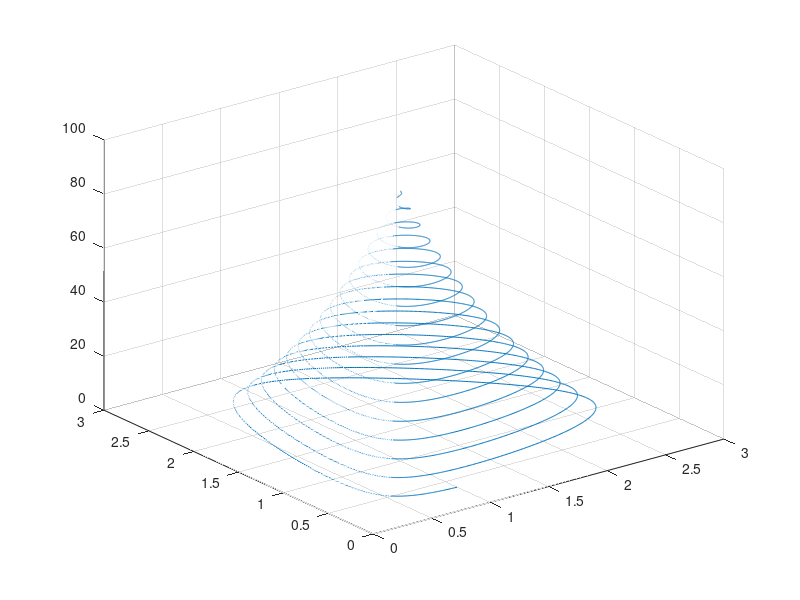
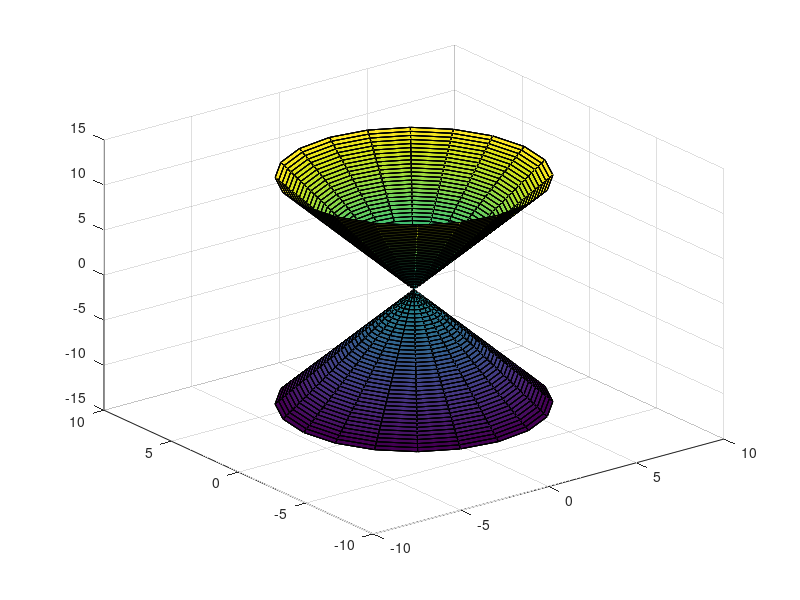
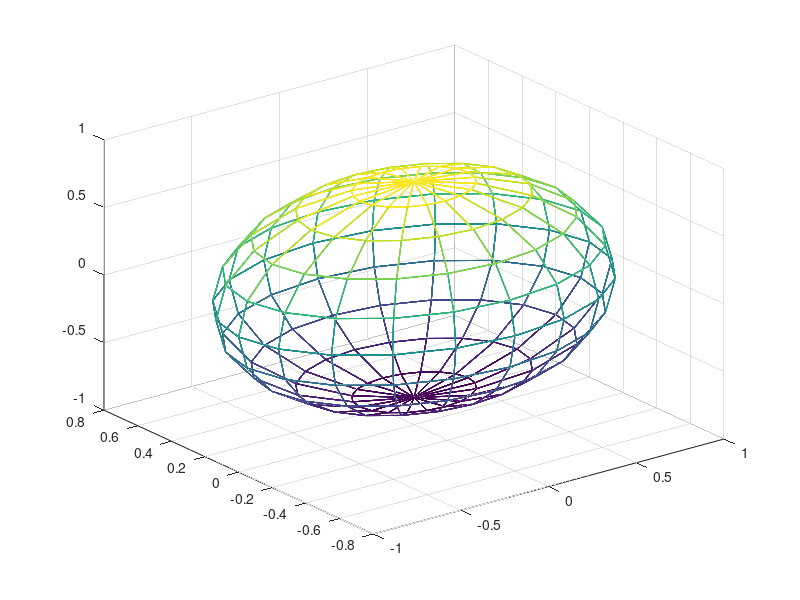
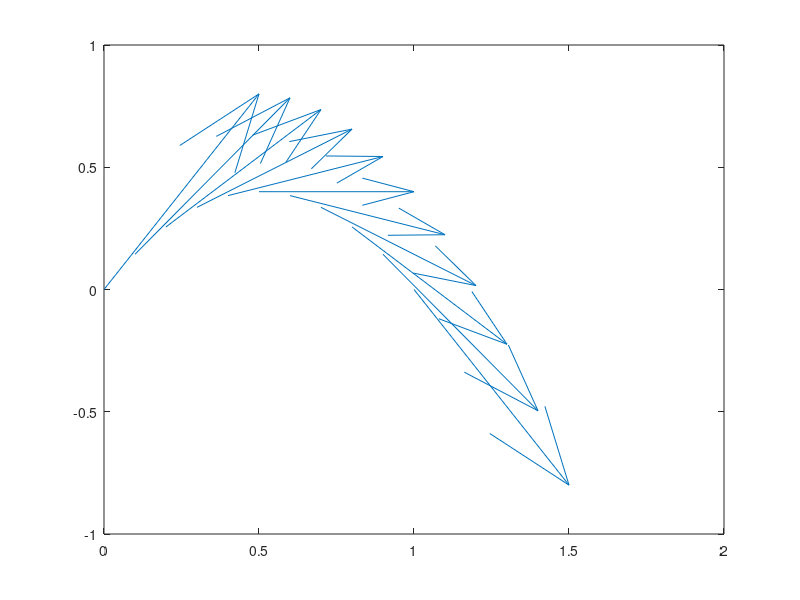

These figures' MATLAB source, in order: (Note: this script raises an error after producing the figures.)
%% Dribnokhod Evgeniy
%% Task1
figure
t = [0:0.01:100];
z=t;
x=exp(-abs(t-100)./100.*sin(t));
y=exp(-abs(t-100)./100.*cos(t));
z=t;

plot3(x,y,z)
grid on
%% Task2
figure
[u,v]=meshgrid(-4*pi:0.1*pi:4*pi);
%[x,y]=meshgrid(-1:0.05:1);
x=0.5.*u.*cos(v);
y=0.5.*u.*sin(v);
z=u;
surf(x,y,z)
%% Task3

figure
[u,v]=meshgrid(-2*pi:0.1*pi:2*pi);
x=cos(u).*cos(v);
y=0.6.*cos(u).*sin(v);
z=0.8.*sin(u);
mesh(x,y,z) 
hidden off

%% Task4
t=[0:0.2:2];
x=0.5*t;
y=0.8*t.*(1-0.5*t);
ux(1:length(x))=0.5;
uy=0.8*(1-t);
figure
quiver(x,y,ux,uy,0)
fign=figure;
quiver(x,y,ux,uy,1.5)
figure
quiver(x,y,ux,uy,0.3)

%% Task5
figure(fign);
hold on;
t=0:0.2:2;
x=0.5*t;
y=0.8*t.*(1-0.5*t);
plot(x,y)

%% Task6
figure;

ux(1:length(x))=0.5;
uy=0.8*(1-t);
compass(ux,uy) 

%% Task7
figure;
hold on
ux(1:length(x))=0.5;
uy=0.8*(1-t);
feather(ux,uy) 
%% Task8
figure
u=(-pi:pi/15:pi)';
v=-pi:pi/15:pi;
X=2*sin(u)*cos(v);
Y=2*sin(u)*sin(v);
Z=2*cos(u)*ones(size(v));
surf(X,Y,Z)
[U,V,W] = surfnorm(X,Y,Z);
hold on;
quiver3(X,Y,Z,U,V,W,4,'k');
%% Task9
[x,y]=meshgrid(-2:0.1:2);
z=(x.^2-y.^2)/2;
figure
surf(x,y,z)
[U,V,W] = surfnorm(x,y,z);
hold on;
quiver3(x,y,z,U,V,W,4,'k');

%% Task10

[x,y]=meshgrid(-1:0.1:1);
z=((x.^2+y.^2)+1).^(0.5);
figure

surf(x,y,z)
hold on;
surf(x,y,-z)
[U,V,W] = surfnorm(x,y,z);

quiver3(x,y,z,U,V,W,4,'k')
quiver3(x,y,-z,U,V,W,4,'k')
%% Task11
figure
[u,v] = meshgrid(0:0.2:3);
x=cos(u).*cos(v);
y=sin(u).*sin(v);
z=u.*v;
surf(x,y,z)
hold on
[U,V,W] = surfnorm(x,y,z);
quiver3(x,y,z,U,V,W,1,'k')
%% Task12
xL=1; xR = 3;
yL=-1;yR=1;
zL=0;zR=2;
[X,Y,Z] = meshgrid(xL:0.05:xR, yL:0.05:yR, zL:0.05:zR);
U=X./sqrt(X.^2+Y.^2+Z.^2);
V=Y./sqrt(X.^2+Y.^2+Z.^2);
W=Z./sqrt(X.^2+Y.^2+Z.^2);
[Cx,Cy,Cz] = meshgrid(xL:(xR-xL)/3:xR, yL:(yR-yL)/3:yR,zL:(zR-zL)/7:zR);
    figure
hC = coneplot(X,Y,Z,U,V,W,Cx,Cy,Cz,4)
set(hC,'FaceColor','g','EdgeColor','none')
axis tight
view(31,28)
light
xlabel('x')
ylabel('y')
zlabel('z')
%% 
%То же - на параметрической поверхности:
% x(u,v)=cos(u)*cos(v), y(u,v)=sin(u)*sin(v),
% z(u,v)=u*v, u,v ϵ [0,3] с шагом 0,1.

